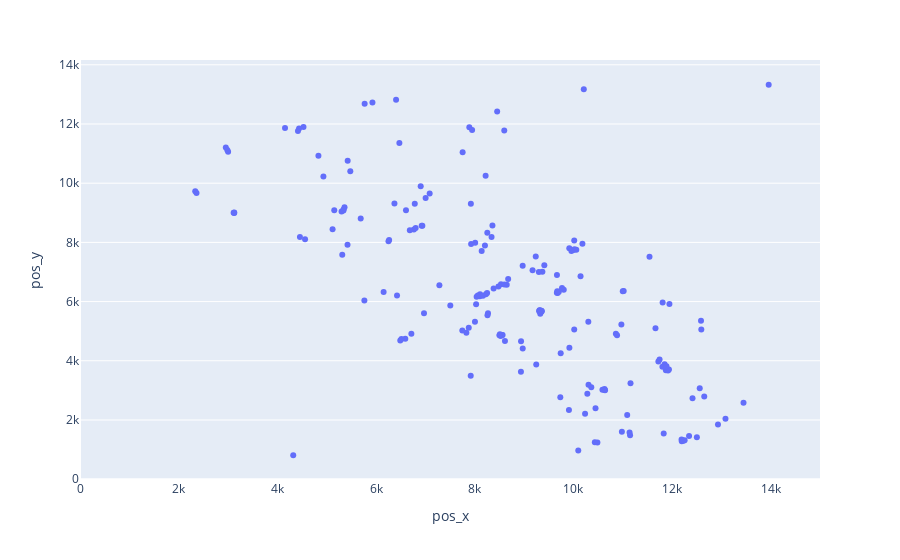

Notebook code cell kept with this figure:
### Code cell
fig = px.scatter(all_wards, x='pos_x', y='pos_y')
fig.update_xaxes(showgrid=False, range=(0, 15_000))
fig.show()

### Figure 1 — Plotly figure (JSON) as saved in the notebook; plotly's stock layout.template omitted (floating-point values rounded to 4 significant figures; data arrays with more than 128 entries replaced by an {"elided": "..."} marker saying what was removed)
{"data": [{"hovertemplate": "pos_x=%{x}<br>pos_y=%{y}<extra></extra>", "legendgroup": "", "marker": {"color": "#636efa", "symbol": "circle"}, "mode": "markers", "name": "", "orientation": "v", "showlegend": false, "type": "scatter", "x": {"elided": "188 int values"}, "xaxis": "x", "y": {"elided": "188 int values"}, "yaxis": "y"}], "layout": {"legend": {"tracegroupgap": 0}, "margin": {"t": 60}, "xaxis": {"anchor": "y", "domain": [0, 1], "range": [0, 15000], "showgrid": false, "title": {"text": "pos_x"}}, "yaxis": {"anchor": "x", "domain": [0, 1], "title": {"text": "pos_y"}}}}
